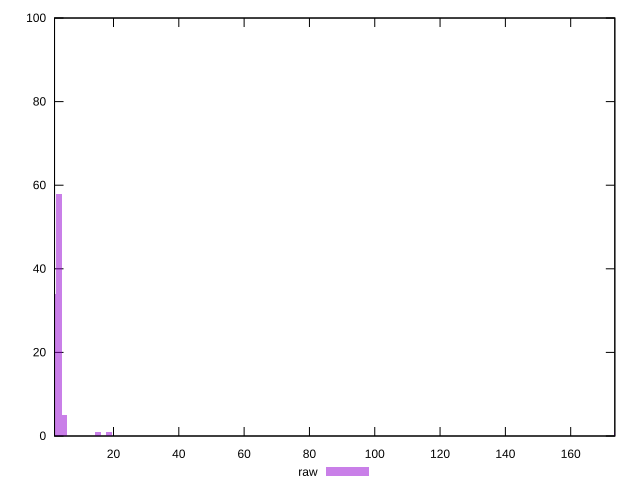

Here is the gnuplot script that generated this plot:
reset

$raw <<EOF
173.99933531627434 1
5.067941805328379 5
3.3786278702189194 58
1.6893139351094597 34
15.203825415985138 1
18.582453286204057 1
EOF

set key outside below
set boxwidth 1.6893139351094597
set xrange [1.9429999999999998:173.51299999999992]
set yrange [0:100]
set trange [0:100]
set style fill transparent solid 0.5 noborder
set terminal svg size 640, 490 enhanced background rgb 'white'
set output "report_00019_2021-02-10T18-14-37.922Z//server-response-time/samples/pages+cached+noadtech+nomedia/raw/histogram.svg"

plot $raw title "raw" with boxes

reset
